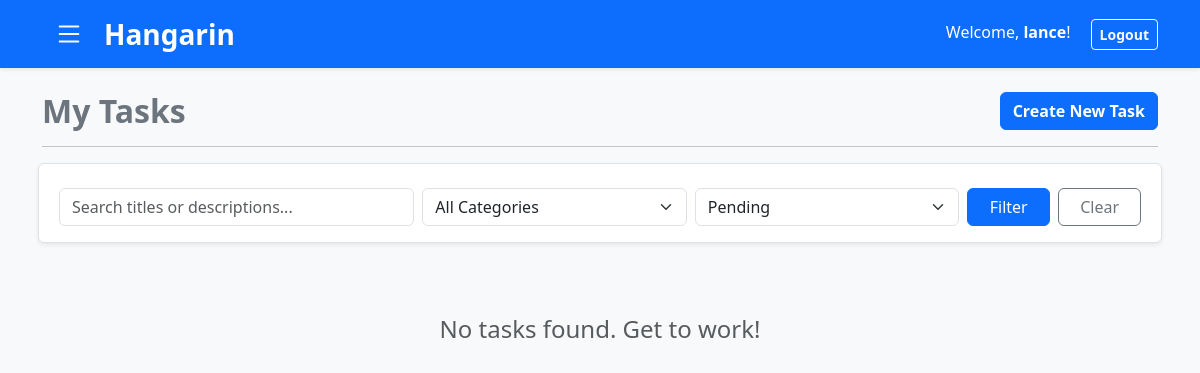
/?status=Pending (signed in), run on an earlier commit of the app's database.
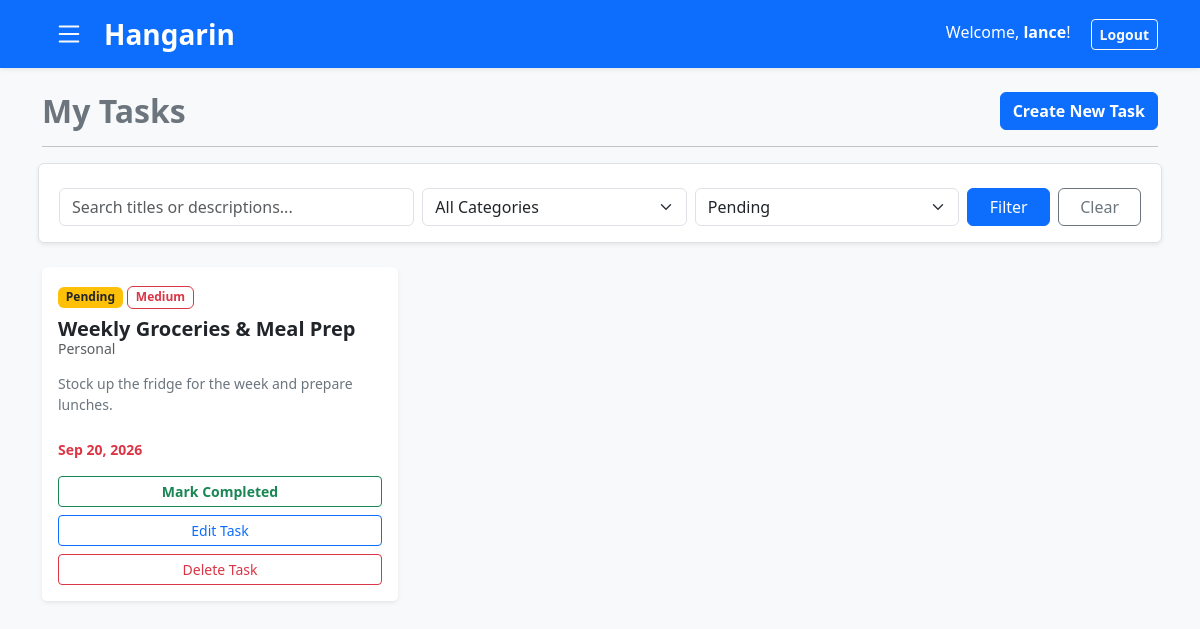
And on a later commit of the database.
### tasks/models.py (models this page shows, shortened)
class BaseModel(models.Model):
    created_at = models.DateTimeField(auto_now_add=True)
    updated_at = models.DateTimeField(auto_now=True)
    class Meta:
        abstract = True

class Task(BaseModel):
    title = models.CharField(max_length=200)
    description = models.TextField()
    deadline = models.DateTimeField()
    status = models.CharField(max_length=50, choices=STATUS_CHOICES, default="Pending")
    category = models.ForeignKey(Category, on_delete=models.CASCADE)
    priority = models.ForeignKey(Priority, on_delete=models.CASCADE)
    user = models.ForeignKey(User, on_delete=models.CASCADE, null=True, blank=True)

class Priority(BaseModel):
    name = models.CharField(max_length=100)
    class Meta:
        verbose_name = "Priority"
        verbose_name_plural = "Priorities"

class Category(BaseModel):
    name = models.CharField(max_length=100)
    class Meta:
        verbose_name = "Category"
        verbose_name_plural = "Categories"

### tasks/views.py (the view)
# urls.py: path('', views.task_list, name='task_list'),
@login_required
def task_list(request):
    base_tasks = Task.objects.filter(user=request.user)
    total_tasks = base_tasks.count()
    completed_tasks = base_tasks.filter(status='Completed').count()
    pending_tasks = base_tasks.filter(status='Pending').count()
    in_progress_tasks = base_tasks.filter(status='In Progress').count()
    tasks = base_tasks.select_related('category', 'priority').prefetch_related('subtask_set', 'note_set').order_by('deadline')
    search_query = request.GET.get('q', '')
    status_filter = request.GET.get('status', '')
    category_filter = request.GET.get('category', '')
    view_filter = request.GET.get('view', '')
    if search_query:
        tasks = tasks.filter(Q(title__icontains=search_query) | Q(description__icontains=search_query))
    if status_filter:
        tasks = tasks.filter(status=status_filter)
    current_category_id = None
    if category_filter:
        tasks = tasks.filter(category_id=category_filter)
        current_category_id = int(category_filter)
    context = {
        'tasks': tasks,
        'categories': Category.objects.all(),
        'statuses': [choice[0] for choice in STATUS_CHOICES],
        'current_search': search_query,
        'current_status': status_filter,
        'current_category': current_category_id,
        'current_view': view_filter,
        'total_tasks': total_tasks,
        'completed_tasks': completed_tasks,
        'pending_tasks': pending_tasks,
        'in_progress_tasks': in_progress_tasks,
    }
    return render(request, 'tasks/task_list.html', context)

### tasks/templates/tasks/task_list.html (shortened to what this page needs)
{% load socialaccount %}
<!DOCTYPE html>
<html lang="en">
<head>
    <link href="https://cdn.jsdelivr.net/npm/bootstrap@5.3.0/dist/css/bootstrap.min.css" rel="stylesheet">
</head>
<body class="bg-light">
    <nav class="navbar navbar-dark bg-primary shadow-sm mb-4">
        <div class="container d-flex justify-content-between align-items-center">
            <div class="d-flex align-items-center">
                <button class="btn btn-outline-light border-0 me-2 shadow-none" type="button" data-bs-toggle="offcanvas" data-bs-target="#slideMenu" aria-controls="slideMenu" title="Menu">
                </button>
                <a class="navbar-brand fw-bold fs-3 mb-0" href="{% url 'task_list' %}">Hangarin</a>
            </div>
            <div>
                {% if user.is_authenticated %}
                    <span class="text-white me-3 d-none d-md-inline">Welcome, <strong>{{ user.username }}</strong>!</span>
                    <form method="post" action="{% url 'account_logout' %}" class="d-inline">
                        <button type="submit" class="btn btn-outline-light btn-sm fw-bold">Logout</button>
                    </form>
                {% else %}
                    <a href="{% provider_login_url 'google' %}" class="btn btn-danger fw-bold shadow-sm">
                        Sign in
                    </a>
                {% endif %}
            </div>
        </div>
    </nav>
    <div class="container">
        <div class="row mb-3 align-items-center">
            <div class="col">
                <h2 class="fw-bold text-secondary mb-0">
                    {% if not current_status and not current_search and not current_category and not current_view %}
                        Dashboard
                    {% else %}
                        My Tasks
                    {% endif %}
                </h2>
            </div>
            <div class="col text-end">
                <a href="{% url 'task_create' %}" class="btn btn-primary fw-bold">Create New Task</a>
            </div>
        </div>
        <hr class="mb-4">
        {% if not current_status and not current_search and not current_category and not current_view %}
        <div class="row mb-4">
            <div class="col-6 col-md-3 mb-3">
                <div class="card bg-primary text-white shadow-sm border-0 h-100">
                    <div class="card-body text-center py-4">
                        <h2 class="display-6 fw-bold mb-0">{{ total_tasks }}</h2>
                        <span class="small text-white-50 fw-semibold text-uppercase">Total Tasks</span>
                    </div>
                </div>
            </div>
            <div class="col-6 col-md-3 mb-3">
                <div class="card bg-warning text-dark shadow-sm border-0 h-100">
                    <div class="card-body text-center py-4">
                        <h2 class="display-6 fw-bold mb-0">{{ pending_tasks }}</h2>
                        <span class="small text-muted fw-semibold text-uppercase">Pending</span>
                    </div>
                </div>
            </div>
            <div class="col-6 col-md-3 mb-3">
                <div class="card bg-info text-dark shadow-sm border-0 h-100">
                    <div class="card-body text-center py-4">
                        <h2 class="display-6 fw-bold mb-0">{{ in_progress_tasks }}</h2>
                        <span class="small text-muted fw-semibold text-uppercase">In Progress</span>
                    </div>
                </div>
            </div>
            <div class="col-6 col-md-3 mb-3">
                <div class="card bg-success text-white shadow-sm border-0 h-100">
                    <div class="card-body text-center py-4">
                        <h2 class="display-6 fw-bold mb-0">{{ completed_tasks }}</h2>
                        <span class="small text-white-50 fw-semibold text-uppercase">Completed</span>
                    </div>
                </div>
            </div>
        </div>
        {% else %}
        <div class="row mb-4">
            <div class="col">
                <form method="GET" action="{% url 'task_list' %}" class="row g-2 align-items-center bg-white p-3 shadow-sm rounded border">
                    <div class="col-md-4">
                        <input type="text" name="q" class="form-control" placeholder="Search titles or descriptions..." value="{{ current_search }}">
                    </div>
                    <div class="col-md-3">
                        <select name="category" class="form-select">
                            <option value="">All Categories</option>
                        </select>
                    </div>
                    <div class="col-md-3">
                        <select name="status" class="form-select">
                            {% for status in statuses %}
                                <option value="{{ status }}" {% if current_status == status %}selected{% endif %}>
                                    {{ status }}
                                </option>
                            {% endfor %}
                        </select>
                    </div>
                    <div class="col-md-2 d-flex gap-2">
                        <button type="submit" class="btn btn-primary w-100">Filter</button>
                        <a href="{% url 'task_list' %}{% if current_view == 'tasks' %}?view=tasks{% endif %}" class="btn btn-outline-secondary w-100">Clear</a>
                    </div>
                </form>
            </div>
        </div>
        <div class="row">
            {% for task in tasks %}
            <div class="col-md-6 col-lg-4 mb-4">
                <div class="card h-100 shadow-sm border-0">
                    <div class="card-body">
                        <div class="mb-2">
                            {% if task.status == 'Pending' %}
                                <span class="badge bg-warning text-dark">Pending</span>
                            {% elif task.status == 'In Progress' %}
                                <span class="badge bg-info text-dark">In Progress</span>
                            {% elif task.status == 'Completed' %}
                                <span class="badge bg-success">Completed</span>
                            {% else %}
                                <span class="badge bg-secondary">{{ task.status }}</span>
                            {% endif %}
                            {% if task.priority %}
                                <span class="badge border border-danger text-danger">{{ task.priority.name }}</span>
                            {% endif %}
                        </div>
                        <h5 class="card-title fw-bold mb-1">
                            <a href="{% url 'task_detail' task.pk %}" class="task-title-link">
                                {{ task.title }}
                            </a>
                        </h5>
                        <h6 class="card-subtitle mb-3 text-muted small">
                            {% if task.category %}{{ task.category.name }}{% else %}No Category{% endif %}
                        </h6>
                        <p class="card-text text-secondary small">{{ task.description|truncatechars:100 }}</p>
                    </div>
                    <div class="card-footer bg-white border-top-0 pb-3">
                        <div class="d-flex justify-content-between align-items-center small mb-3">
                            <span class="text-danger fw-semibold">
                                {{ task.deadline|date:"M d, Y" }}
                            </span>
                        </div>
                        {% if task.status != 'Completed' %}
                        <form action="{% url 'complete_task' task.pk %}" method="POST" class="d-grid mb-2">
                            <button type="submit" class="btn btn-sm btn-outline-success fw-bold">
                                Mark Completed
                            </button>
                        </form>
                        {% endif %}
                        <div class="d-grid mb-2">
                            <a href="{% url 'task_update' task.pk %}" class="btn btn-sm btn-outline-primary">
                                Edit Task
                            </a>
                        </div>
                        <div class="d-grid">
                            <button type="button" class="btn btn-sm btn-outline-danger" data-bs-toggle="modal" data-bs-target="#deleteModal{{ task.pk }}">
                                Delete Task
                            </button>
                        </div>
                    </div>
                </div>
            </div>
            {% empty %}
            <div class="col text-center mt-5">
                <h4 class="text-muted">No tasks found. Get to work!</h4>
            </div>
            {% endfor %}
        </div>
        {% endif %}
    </div>
</body>
</html>

### tasks/templates/tasks/task_list.html (style rules this page uses)
.task-title-link { color: #212529; text-decoration: none; transition: all 0.2s ease-in-out; }

What changed in the data, as far as the page shows it:
now on this page (row edited): Task: status "Pending", priority.name "Medium", title "Weekly Groceries & Meal Prep", category.name "Personal", description "Stock up the fridge for the week and prepare lunches.", deadline "Sep 20, 2026"
Also different on the page:
text no longer shown: "No tasks found. Get to work!"
